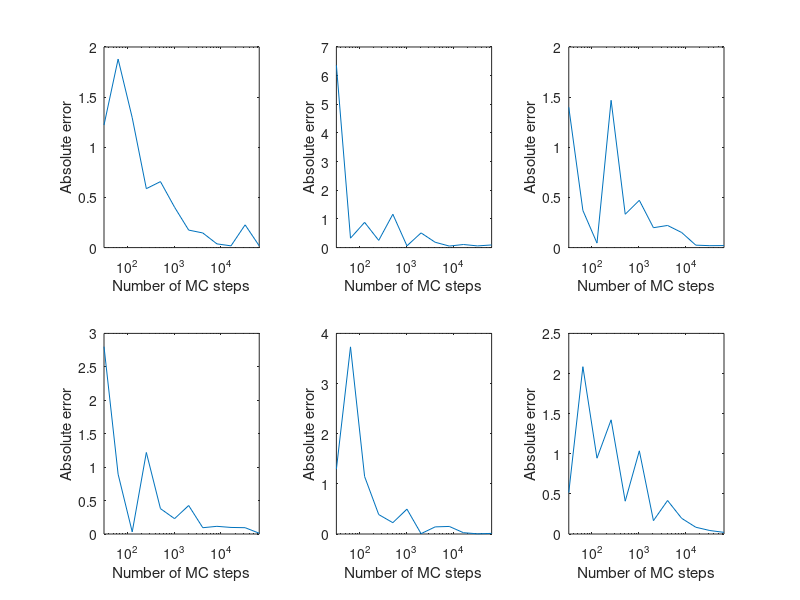

Reproduce this figure in MATLAB.
clear;
randn('state',100);

% Input parameters
S = 100; r = 0.03; sigma = 0.25;
N = 2.^[5:1:16];
[K,T] = meshgrid([80,100,120],[0.5,1]);
K = K(:);
T = T(:);

% Calculate analytical value
d1 = (log(S./K) + (r + 0.5*sigma^2).*T)./(sigma.*sqrt(T));
d2 = d1 - sigma.*sqrt(T);
N1 = 0.5.*(1+erf(d1./sqrt(2)));
N2 = 0.5.*(1+erf(d2./sqrt(2)));
Canalytic = S.*N1-K.*exp(-r.*T).*N2;
Panalytic = Canalytic + K.*exp(-r.*T) - S;
STanalytic = Canalytic + Panalytic;

% Monte Carlo method using antithetic variates
STmean = zeros(length(N),length(T));
for i = 1:length(N)
    for j = 1:length(T)
        Z = randn(N(i),1);
        Svals = S .* exp((r - 0.5 .* sigma.^2) .* T(j) + sigma .* sqrt(T(j)) .* Z);
        Santi = S .* exp((r - 0.5 .* sigma.^2) .* T(j) - sigma .* sqrt(T(j)) .* Z);
        STvals = exp(-r.*T(j)).*abs(Svals-K(j));
        STanti = exp(-r.*T(j)).*abs(Svals-K(j));
        STvals = (STvals + STanti)./2;
        STmean(i,j) = mean(STvals);
    end
end

% Output
disp('Analytical value for Straddle:')
disp(STanalytic')
disp('Computed price for Straddle using 2^16 steps:')
disp(STmean(length(N),:))
STerror = STmean;
for i = 1:length(N)
    for j = 1:length(T)
        STerror(i,j) = STerror(i,j) - STanalytic(j);
    end
end
STerror = abs(STerror);
for i = 1:length(T)
    subplot(2,3,i)
    semilogx(N,STerror(:,i))
    xlabel('Number of MC steps')
    ylabel('Absolute error')
    xlim([2^5,2^16])
end